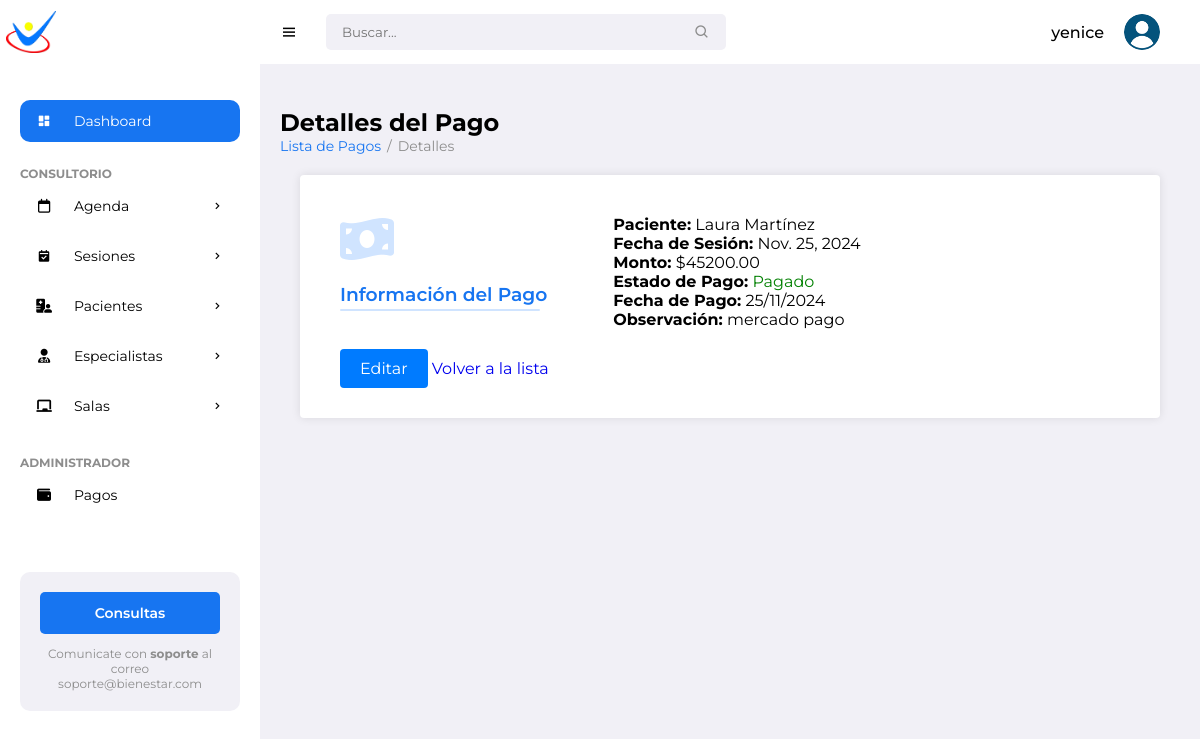
/payments/1/ (signed in), run on the app's committed database.
### pacientes/models.py (models this page shows, shortened)
class Payment(models.Model):
    session = models.OneToOneField(Session, on_delete=models.CASCADE, related_name='payment')
    is_paid = models.BooleanField(default=False)
    payment_date = models.DateField(null=True, blank=True)
    amount = models.DecimalField(max_digits=10, decimal_places=2)
    payment_observation = models.TextField(blank=True, null=True)
    created_at = models.DateTimeField(auto_now_add=True)
    updated_at = models.DateTimeField(auto_now=True)
    class Meta:
        ordering = ['-session__date']
        verbose_name = 'Payment'
        verbose_name_plural = 'Payments'

class Session(models.Model):
    STATUS_CHOICES = [
        ('Pendiente', 'Pendiente'),
        ('Realizada', 'Realizada'),
        ('Cancelada', 'Cancelada')
    ]
    patient = models.ForeignKey(Patient, on_delete=models.CASCADE, related_name='sessions')
    specialist = models.ForeignKey(Specialist, on_delete=models.CASCADE, related_name='sessions')
    room = models.ForeignKey(Room, on_delete=models.SET_NULL, null=True, related_name='sessions')
    date = models.DateField()
    time = models.TimeField()
    objective = models.CharField(max_length=255)
    activity = models.TextField()
    materials = models.TextField(blank=True)
    observation = models.TextField(blank=True)
    attachment = models.FileField(upload_to='session_attachments/', blank=True, null=True)
    status = models.CharField(
        max_length=10,
        choices=STATUS_CHOICES,
        default='Pendiente',
        help_text="Estado de la sesión: 'Pendiente', 'Completada o 'Cancelada'."
    )
    paid_in_advance = models.BooleanField(default=False, verbose_name="Pagada por adelantado")

class Patient(models.Model):
    name = models.CharField(max_length=100)
    surname = models.CharField(max_length=100)
    date_of_birth = models.DateField()
    gender = models.CharField(max_length=10, choices=[('M','Male'), ('F','Female')])
    address = models.CharField(max_length=255)
    phone_number = models.CharField(max_length=20)
    email = models.EmailField()
    cost_session = models.DecimalField(max_digits=10, decimal_places=2, default=0)
    photo = models.ImageField(upload_to='patient_photos/', blank=True, null=True)
    marital_status = models.CharField(max_length=20)
    medical_diagnosis = models.TextField()
    attachments = models.FileField(upload_to='patient_attachments/', blank=True, null=True)
    therapy = models.CharField(max_length=100)
    education = models.CharField(max_length=100, default='No especificado')
    therapist = models.ForeignKey(Specialist, on_delete=models.SET_NULL, null=True, related_name='patients')
    medical_history = models.TextField(blank=True, null=True)
    allergies = models.CharField(max_length=255, blank=True)  # Changed from TextField
    emergency_contact_name = models.CharField(max_length=100)
    emergency_contact_phone = models.CharField(max_length=20)  # Updated length
    notes = models.TextField(blank=True)
    created_date = models.DateTimeField(auto_now_add=True)
    status = models.CharField(max_length=50, choices=[
        ('Active', 'Active'),
        ('Discharged', 'Discharged'),
        ('Suspended', 'Suspended')
    ], blank=True,
        null=True)

### pacientes/views.py (the view)
# urls.py: path('payments/<int:payment_id>/', views.payment_detail, name='payment_detail'),
@login_required
def payment_detail(request, payment_id):
    payment = get_object_or_404(Payment, id=payment_id)
    return render(request, 'pacientes/payments/payment_detail.html',
                 {'payment': payment})

### pacientes/templates/pacientes/payments/payment_detail.html
{% extends "pacientes/base/base.html" %}
{% block content %}
<h1>Detalles del Pago</h1>
<ul class="breadcrumbs">
    <li><a href="{% url 'payment_list' %}">Lista de Pagos</a></li>
    <li class="divider">/</li>
    <li><a href="#" class="active">Detalles</a></li>
</ul>
<div class="form-container">
    <div class="row section">
        <div class="col-title">
            <i class="fas fa-money-bill-wave"></i>
            <h3>Información del Pago</h3>
        </div>
        <div class="col-fields">
            <p><strong>Paciente:</strong> {{ payment.session.patient.name }} {{ payment.session.patient.surname }}</p>
            <p><strong>Fecha de Sesión:</strong> {{ payment.session.date }}</p>
            <p><strong>Monto:</strong> ${{ payment.amount }}</p>
            <p><strong>Estado de Pago:</strong>
                <span style="color: {% if payment.is_paid %}green{% else %}red{% endif %};">
                    {% if payment.is_paid %}Pagado{% else %}No Pagado{% endif %}
                </span>
            </p>
            <p><strong>Fecha de Pago:</strong> {{ payment.payment_date|date:"d/m/Y" }}</p>
            <p><strong>Observación:</strong> {{ payment.payment_observation }}</p>
        </div>
    </div>
    <div class="button-group">
        <a href="{% url 'edit_payment' payment.id %}" class="btn btn-primary">Editar</a>
        <a href="{% url 'payment_list' %}" class="btn btn-secondary">Volver a la lista</a>
    </div>
</div>
{% endblock %}

### pacientes/templates/pacientes/base/base.html (shortened to what this page needs)
{% load static %}
<!DOCTYPE html>
<html lang="en">
<head>
	<link href='https://unpkg.com/boxicons@2.0.9/css/boxicons.min.css' rel='stylesheet'>
	<link rel="stylesheet" href="https://cdnjs.cloudflare.com/ajax/libs/font-awesome/6.5.2/css/all.min.css">
	<link rel="stylesheet" href="{% static 'pacientes/css/styles.css' %}">
</head>
<body>
		<section id="sidebar">
			<a href="#" class="brand"><img src="{% static 'pacientes/images/min_logo.png' %}" alt="" style="width: 50px;"></a>
			<ul class="side-menu">
				<li><a href="#" class="active"><i class='bx bxs-dashboard icon' ></i> Dashboard</a></li>
				<li class="divider" data-text="Consultorio"></li>
				<li>
					<a href="{% url 'calendar' %}"><i class="fa-regular fa-calendar icon"></i>Agenda <i class='bx bx-chevron-right icon-right' ></i></a>
				</li>
				<li>
					<a href="{% url 'reservation_list' %}">
						<i class='bx bxs-calendar-check icon'></i> Sesiones
						<i class='bx bx-chevron-right icon-right'></i>
					</a>
				</li>
				<li>
					<a href="#"><i class="fa-solid fa-hospital-user icon"></i> Pacientes <i class='bx bx-chevron-right icon-right' ></i></a>
				</li>
				<li>
					<a href="#">
						<i class="fa-solid fa-user-doctor icon"></i> Especialistas
						<i class='bx bx-chevron-right icon-right'></i>
					</a>
				</li>
				<li>
			<a href="#">
				<i class="fas fa-chalkboard icon"></i> Salas
			<i class='bx bx-chevron-right icon-right'></i>
			</a>
	       </li>
			<li class="divider" data-text="Administrador"></li>
			<li><a href="{% url 'payment_list' %}"><i class="fa-solid fa-wallet icon"></i> Pagos</a></li>
		</ul>
			<div class="ads">
				<div class="wrapper">
					<a href="mailto:soporteit@ingenieriaterra.com.ar" class="btn-upgrade">Consultas</a>
					<p>Comunicate con <span>soporte</span> al correo soporte@bienestar.com</p>
				</div>
			</div>
		</section>
	<section id="content">
		<nav>
			<i class='bx bx-menu toggle-sidebar' ></i>
			<form action="#">
				<div class="form-group">
					<input type="text" placeholder="Buscar...">
					<i class='bx bx-search icon' ></i>
				</div>
			</form>
			<div class="profile">
				<span class="username">{{ user.username }}</span>
				<img src="{% static 'pacientes/images/usuario.png' %}" alt="">
			</div>
		</nav>
		<main>
			  <div class="main-content">
                {% block content %}{% endblock %}
            </div>
		</main>
</body>
</html>

### pacientes/static/pacientes/css/styles.css (style rules this page uses)
* { font-family: 'Montserrat', sans-serif; margin: 0; padding: 0; box-sizing: border-box; }
:root { --grey: #F1F0F6; --dark-grey: #8D8D8D; --light: #fff; --dark: #000; --green: #81D43A; --light-green: #E3FFCB; --blue: #1775F1; --light-blue: #D0E4FF; --dark-blue: #0C5FCD; --red: #FC3B56; }
html { overflow-x: hidden; }
body { background: var(--grey); overflow-x: hidden; }
a { text-decoration: none; }
h1 { color: #000; }
li { list-style: none; }
#sidebar { position: fixed; max-width: 260px; width: 100%; background: var(--light); top: 0; left: 0; height: 100%; overflow-y: auto; scrollbar-width: none; transition: all .3s ease; z-index: 200; }
#sidebar .brand { font-size: 24px; display: flex; align-items: center; height: 64px; font-weight: 700; color: var(--blue); position: sticky; top: 0; left: 0; z-index: 100; background: var(--light); transition: all .3s ease; padding: 0 6px; }
#sidebar .icon { min-width: 48px; display: flex; justify-content: center; align-items: center; margin-right: 6px; }
#sidebar .icon-right { margin-left: auto; transition: all .3s ease; }
#sidebar .side-menu { margin: 36px 0; padding: 0 20px; transition: all .3s ease; }
#sidebar .side-menu a { display: flex; align-items: center; font-size: 14px; color: var(--dark); padding: 12px 16px 12px 0; transition: all .3s ease; border-radius: 10px; margin: 4px 0; white-space: nowrap; }
#sidebar .side-menu > li > a.active, #sidebar .side-menu > li > a.active:hover { background: var(--blue); color: var(--light); }
#sidebar .divider { margin-top: 24px; font-size: 12px; text-transform: uppercase; font-weight: 700; color: var(--dark-grey); transition: all .3s ease; white-space: nowrap; }
#sidebar .ads { width: 100%; padding: 20px; }
#sidebar .ads .wrapper { background: var(--grey); padding: 20px; border-radius: 10px; }
#sidebar .btn-upgrade { font-size: 14px; display: flex; justify-content: center; align-items: center; padding: 12px 0; color: var(--light); background: var(--blue); transition: all .3s ease; border-radius: 5px; font-weight: 600; margin-bottom: 12px; }
#sidebar .ads .wrapper p { font-size: 12px; color: var(--dark-grey); text-align: center; }
#sidebar .ads .wrapper p span { font-weight: 700; }
#content { position: relative; width: calc(100% - 260px); left: 260px; transition: all .3s ease; }
nav { background: var(--light); height: 64px; padding: 0 20px; display: flex; align-items: center; grid-gap: 28px; position: sticky; top: 0; left: 0; z-index: 100; }
nav .toggle-sidebar { font-size: 18px; cursor: pointer; }
nav form { max-width: 400px; width: 100%; margin-right: auto; }
nav .form-group { position: relative; }
nav .form-group input { width: 100%; background: var(--grey); border-radius: 5px; border: none; outline: none; padding: 10px 36px 10px 16px; transition: all .3s ease; }
nav .form-group .icon { position: absolute; top: 50%; transform: translateY(-50%); right: 16px; color: var(--dark-grey); }
nav .profile { position: relative; display: flex; align-items: center; margin-right: 20px; grid-gap: 10px; }
nav .profile img { width: 36px; height: 36px; border-radius: 50%; object-fit: cover; cursor: pointer; }
nav .profile .username { font-size: 16px; font-weight: 500; color: var(--dark); margin-right: 10px; }
main { width: 100%; padding: 24px 20px 20px 20px; }
main .breadcrumbs { display: flex; grid-gap: 6px; }
main .breadcrumbs li, main .breadcrumbs li a { font-size: 14px; }
main .breadcrumbs li a { color: var(--blue); }
main .breadcrumbs li a.active, main .breadcrumbs li.divider { color: var(--dark-grey); pointer-events: none; }
.form-container { max-width: 100%; margin: 20px; padding: 40px; background-color: var(--light); border-radius: 4px; box-shadow: 0 0 10px rgba(0, 0, 0, 0.1); }
.form-container h3 { position: relative; margin-bottom: 15px; color: var(--blue); font-weight: 600; }
.form-container h3::after { content: ""; position: absolute; left: 0; bottom: -5px; width:200px; height: 2px; background-color: var(--light-blue); border-radius: 2px; }
.form-container i { font-size: 3em; color: var(--light-blue); padding-bottom: 20px; }
.row { display: flex; margin-bottom: 30px; gap: 20px; }
.col-title { flex: 1; align-self: flex-start; }
.col-fields { flex: 2; }
.btn.btn-primary { background-color: #007bff; color: #fff; padding: 10px 20px; border: none; border-radius: 4px; cursor: pointer; }

### data on the page
Payment: session.patient.name "Laura", session.patient.surname "Martínez", session "Nov. 25, 2024", amount "45200.00", payment_date "25/11/2024", payment_observation "mercado pago"

### other printed values
{{ user.username }} "yenice"
